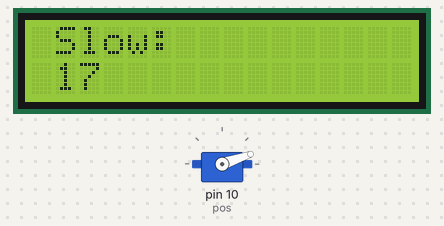
Simulated run of this sketch. Board: Arduino Uno, built with avr-gcc and run on an emulated ATmega328P. Parts: servo, 16×2 character LCD. Random numbers use the default seed unless the sketch sets one.

Above: at 2.1 s.
At 34.3 s:
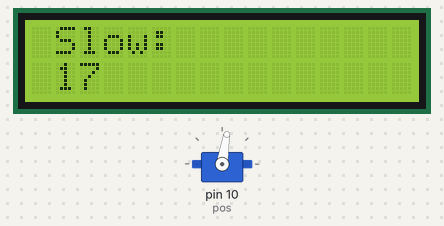
At 66.0 s:
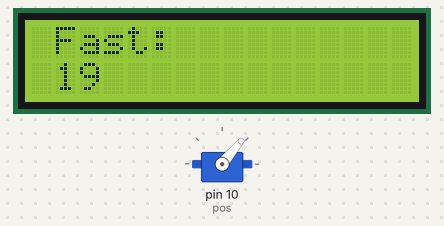
At 129.51 s:
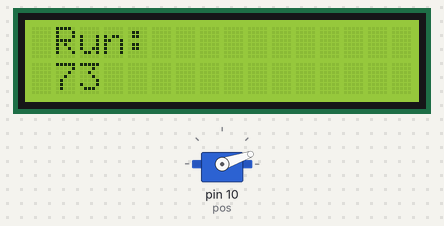
Timing chart, 0 to 130.0 s (numbered marks = the images above):
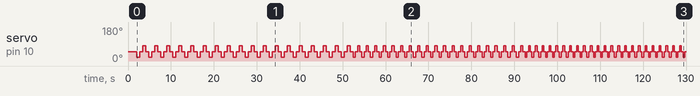

The sketch:

shake.ino
```cpp
#include <Servo.h>
#include <Wire.h>
#include <LiquidCrystal_I2C.h>
LiquidCrystal_I2C lcd(0x27,16,2);

Servo myservo;
//調整平行角度
int stard = 50;
//休息時間上下限 ms
int breaktime= 30000;
//舵機輸出port
int pos = 10;
//隨機步數上下限
int minstep = 10;
int maxstep = 50;


void setup() {
  // put your setup code here, to run once:
  myservo.attach(pos);
  myservo.write(stard);
  delay(2000);
  lcd.begin();
  //lcd.backlight();
}

void loop() {
  // put your main code here, to run repeatedly:
  // set stard to servo
 // onestep(1000);
  slowwalk(random(minstep,maxstep));
  fastwalk(random(minstep,maxstep));
  gorun(random(minstep,maxstep)+30);
  slowwalk(random(minstep,maxstep));
  delay(breaktime);
}

void slowwalk(int step){
  lcd.clear();
  lcd.setCursor(1, 0);
  lcd.print("Slow:");
  lcd.setCursor(1, 1);
  lcd.print(step,DEC);
  int delaytime = 700;
  for(int i;i<=step;i++){
       onestep(delaytime);
  }
}
void fastwalk(int step){
  lcd.clear();
  lcd.setCursor(1, 0);
  lcd.print("Fast:");
  lcd.setCursor(1, 1);
  lcd.print(step,DEC);
  int delaytime = 500;
  for(int i;i<=step;i++){
       onestep(delaytime);
    }
}
void gorun(int step){
  lcd.clear();
  lcd.setCursor(1, 0);
  lcd.print("Run:");
  lcd.setCursor(1, 1);
  lcd.print(step,DEC);
  int delaytime = 400;
  for(int i;i<=step;i++){
       onestep(delaytime);
    }
}
void gobreaktime(int timee){
  lcd.clear();
  lcd.setCursor(1, 0);
  lcd.print("Breaktime: ms");
  lcd.setCursor(1, 1);
  lcd.print(timee,DEC);
  delay(timee);
}

void onestep(int delaytime){
  /*int i = stard;
  for(i;i>=stard-49;i--){
       myservo.write(i);
       delay(5);
    }
  delay(delaytime);
  for(i;i<=stard+49;i++){
       myservo.write(i);
       delay(5);
    }
  delay(delaytime);
  for(i;i>=stard;i--){
       myservo.write(i);
       delay(5);
    }*/

    myservo.write(stard - 31);
    delay(delaytime);
    myservo.write(stard);
    delay(delaytime);
    myservo.write(stard + 31);
    delay(delaytime);
    myservo.write(stard);
    delay(delaytime);
}
```

Measured:
- by itself, servo on pin 10 (pos): 50° → 19° at 2.1 s, → 50° 0.70 s later, → 81° 0.70 s later, → 50° 0.70 s later, … (246 changes in this stretch)
